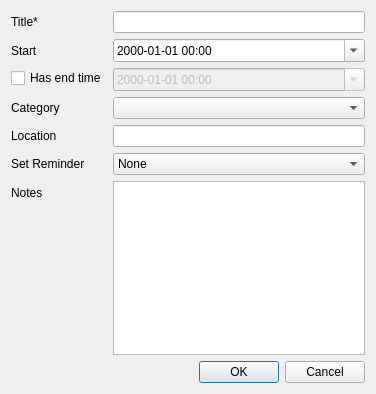
<?xml version="1.0" encoding="UTF-8"?>
<ui version="4.0">
 <class>EventDialog</class>
 <widget class="QDialog" name="EventDialog">
  <property name="geometry">
   <rect>
    <x>0</x>
    <y>0</y>
    <width>376</width>
    <height>394</height>
   </rect>
  </property>
  <property name="windowTitle">
   <string>Event</string>
  </property>
  <layout class="QVBoxLayout" name="verticalLayout">
   <item>
    <layout class="QFormLayout" name="formLayout">
     <item row="0" column="0">
      <widget class="QLabel" name="labelTitle">
       <property name="text">
        <string>Title*</string>
       </property>
      </widget>
     </item>
     <item row="0" column="1">
      <widget class="QLineEdit" name="titleEdit"/>
     </item>
     <item row="1" column="0">
      <widget class="QLabel" name="labelStart">
       <property name="text">
        <string>Start</string>
       </property>
      </widget>
     </item>
     <item row="1" column="1">
      <widget class="QDateTimeEdit" name="startDateTime">
       <property name="displayFormat">
        <string>yyyy-MM-dd HH:mm </string>
       </property>
       <property name="calendarPopup">
        <bool>true</bool>
       </property>
      </widget>
     </item>
     <item row="2" column="0">
      <widget class="QCheckBox" name="hasEndCheck">
       <property name="text">
        <string>Has end time</string>
       </property>
      </widget>
     </item>
     <item row="2" column="1">
      <widget class="QDateTimeEdit" name="endDateTime">
       <property name="enabled">
        <bool>false</bool>
       </property>
       <property name="displayFormat">
        <string>yyyy-MM-dd hh:mm</string>
       </property>
       <property name="calendarPopup">
        <bool>true</bool>
       </property>
      </widget>
     </item>
     <item row="3" column="0">
      <widget class="QLabel" name="labelCategory">
       <property name="text">
        <string>Category</string>
       </property>
      </widget>
     </item>
     <item row="3" column="1">
      <widget class="QComboBox" name="categoryCombo"/>
     </item>
     <item row="4" column="0">
      <widget class="QLabel" name="labelLocation">
       <property name="text">
        <string>Location</string>
       </property>
      </widget>
     </item>
     <item row="4" column="1">
      <widget class="QLineEdit" name="locationEdit"/>
     </item>
     <item row="6" column="0">
      <widget class="QLabel" name="labelNotes">
       <property name="text">
        <string>Notes</string>
       </property>
      </widget>
     </item>
     <item row="6" column="1">
      <widget class="QPlainTextEdit" name="notesEdit"/>
     </item>
     <item row="5" column="1">
      <widget class="QComboBox" name="reminderCombo">
       <item>
        <property name="text">
         <string>None</string>
        </property>
       </item>
       <item>
        <property name="text">
         <string>1 minute before</string>
        </property>
       </item>
       <item>
        <property name="text">
         <string>5 minutes before</string>
        </property>
       </item>
       <item>
        <property name="text">
         <string>15 minutes before</string>
        </property>
       </item>
       <item>
        <property name="text">
         <string>30 minutes before</string>
        </property>
       </item>
       <item>
        <property name="text">
         <string>1 hour before</string>
        </property>
       </item>
       <item>
        <property name="text">
         <string>2 hours before</string>
        </property>
       </item>
       <item>
        <property name="text">
         <string>1 day before</string>
        </property>
       </item>
       <item>
        <property name="text">
         <string>2 days before </string>
        </property>
       </item>
      </widget>
     </item>
     <item row="5" column="0">
      <widget class="QLabel" name="label">
       <property name="text">
        <string>Set Reminder</string>
       </property>
      </widget>
     </item>
    </layout>
   </item>
   <item>
    <widget class="QDialogButtonBox" name="buttonBox">
     <property name="standardButtons">
      <set>QDialogButtonBox::StandardButton::Cancel|QDialogButtonBox::StandardButton::Ok</set>
     </property>
    </widget>
   </item>
  </layout>
 </widget>
 <resources/>
 <connections/>
</ui>
